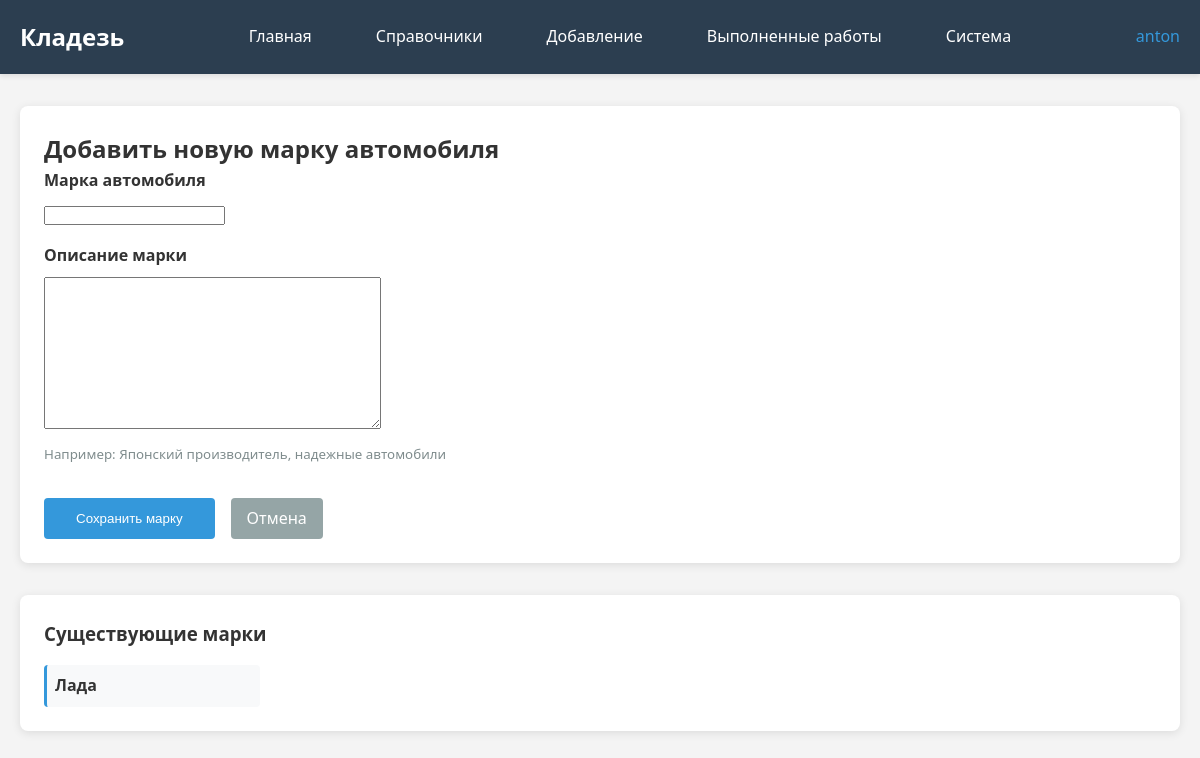
The page /add-brand/ (signed in) on the database as committed earlier.
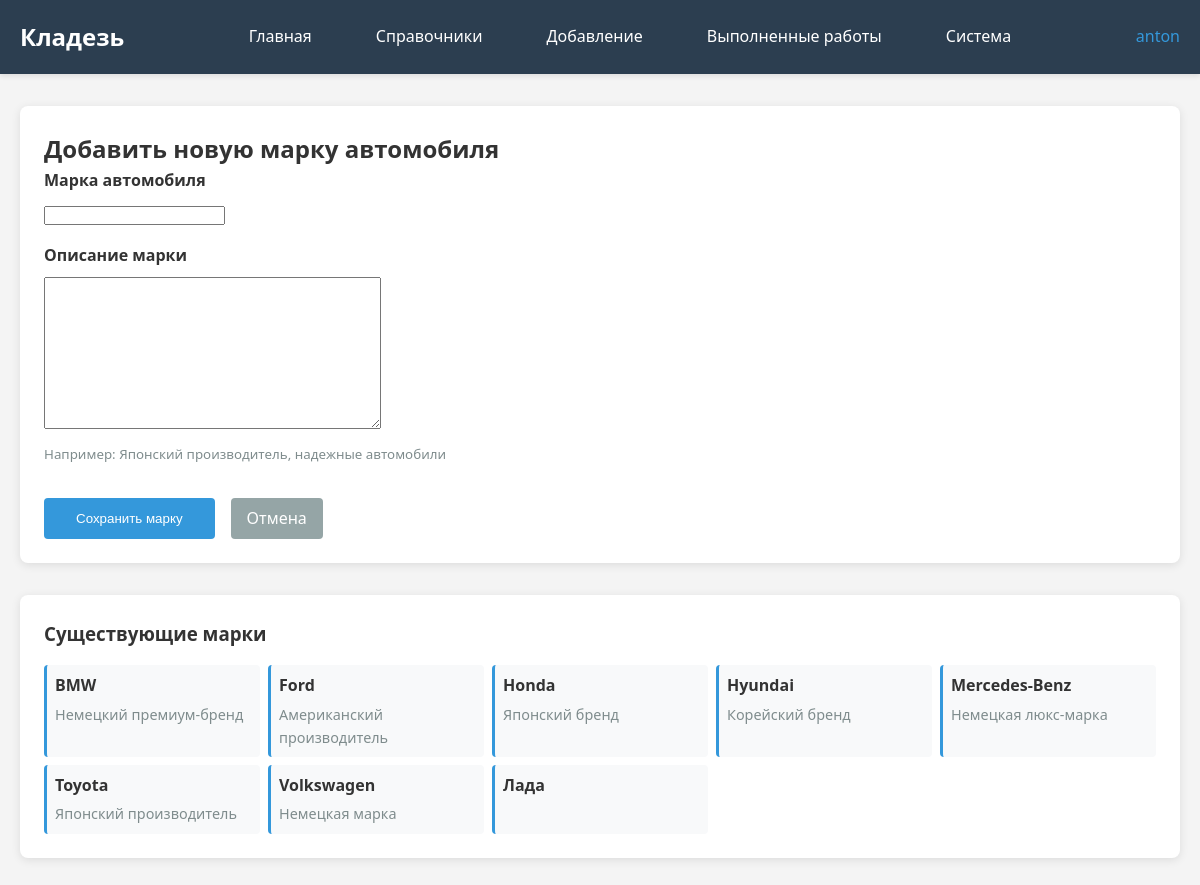
The same page on the database as committed later.
### kladez_app/models.py (models this page shows, shortened)
class CarBrand(models.Model):
    name = models.CharField(max_length=100, verbose_name="Марка автомобиля")
    description = models.TextField(blank=True, verbose_name="Описание марки")
    class Meta:
        verbose_name = "Марка автомобиля"
        verbose_name_plural = "Марки автомобилей"

### kladez_app/views.py (the view)
# urls.py: path('add-brand/', views.add_car_brand, name='add_car_brand'),
@superuser_required
@login_required
def add_car_brand(request):
    if request.method == 'POST':
        form = CarBrandForm(request.POST)
        if form.is_valid():
            form.save()
            messages.success(request, 'Марка автомобиля успешно добавлена!')
            return redirect('kladez_app:add_car_brand')  # Остаемся на той же странице
    else:
        form = CarBrandForm()
    brands = CarBrand.objects.all().order_by('name')
    return render(request, 'kladez_app/add_car_brand.html', {
        'form': form,
        'brands': brands
    })

### kladez_app/forms.py
class CarBrandForm(forms.ModelForm):
    class Meta:
        model = CarBrand
        fields = ['name', 'description']

### kladez_app/views.py (called while the page is built)
def superuser_required(view_func):
    decorated_view_func = user_passes_test(
        lambda u: u.is_active and u.is_superuser,
        login_url='kladez_app:home'
    )(view_func)
    return decorated_view_func

### kladez_app/templates/kladez_app/add_car_brand.html (shortened to what this page needs)
{% extends "kladez_app/base.html" %}
{% block content %}
<div class="card">
    <h2>Добавить новую марку автомобиля</h2>
    <form method="post">
        <div style="display: flex; flex-direction: column; gap: 1rem; max-width: 500px;">
            <div>
                <label for="{{ form.name.id_for_label }}" style="display: block; margin-bottom: 0.5rem; font-weight: bold;">
                    {{ form.name.label }}
                </label>
                {{ form.name }}
            </div>
            <div>
                <label for="{{ form.description.id_for_label }}" style="display: block; margin-bottom: 0.5rem; font-weight: bold;">
                    {{ form.description.label }}
                </label>
                {{ form.description }}
                <small style="color: #7f8c8d; display: block; margin-top: 0.5rem;">
                    Например: Японский производитель, надежные автомобили
                </small>
            </div>
            <div style="display: flex; gap: 1rem; margin-top: 1rem;">
                <button type="submit" style="padding: 0.5rem 2rem; background: #3498db; color: white; border: none; border-radius: 4px; cursor: pointer;">
                    Сохранить марку
                </button>
                <a href="{% url 'kladez_app:car_models_directory' %}" style="padding: 0.5rem 1rem; background: #95a5a6; color: white; border-radius: 4px; text-decoration: none; display: inline-block;">
                    Отмена
                </a>
            </div>
        </div>
    </form>
</div>
<div class="card" style="margin-top: 2rem;">
    <h3>Существующие марки</h3>
    {% if brands %}
        <div style="display: grid; grid-template-columns: repeat(auto-fill, minmax(200px, 1fr)); gap: 0.5rem; margin-top: 1rem;">
            {% for brand in brands %}
            <div style="background: #f8f9fa; padding: 0.5rem; border-radius: 4px; border-left: 3px solid #3498db;">
                <strong>{{ brand.name }}</strong>
                {% if brand.description %}
                <div style="font-size: 0.9rem; color: #7f8c8d; margin-top: 0.25rem;">
                    {{ brand.description|truncatechars:50 }}
                </div>
                {% endif %}
            </div>
            {% endfor %}
        </div>
    {% else %}
        <p style="color: #7f8c8d; text-align: center; padding: 1rem;">
            Марки автомобилей ещё не добавлены
        </p>
    {% endif %}
</div>
{% endblock %}

Rows that differ between the two databases and show on the page:
added CarBrand: name "BMW", description "Немецкий премиум-бренд"
added CarBrand: name "Ford", description "Американский производитель"
added CarBrand: name "Honda", description "Японский бренд"
added CarBrand: name "Hyundai", description "Корейский бренд"
added CarBrand: name "Mercedes-Benz", description "Немецкая люкс-марка"
added CarBrand: name "Toyota", description "Японский производитель"
added CarBrand: name "Volkswagen", description "Немецкая марка"
